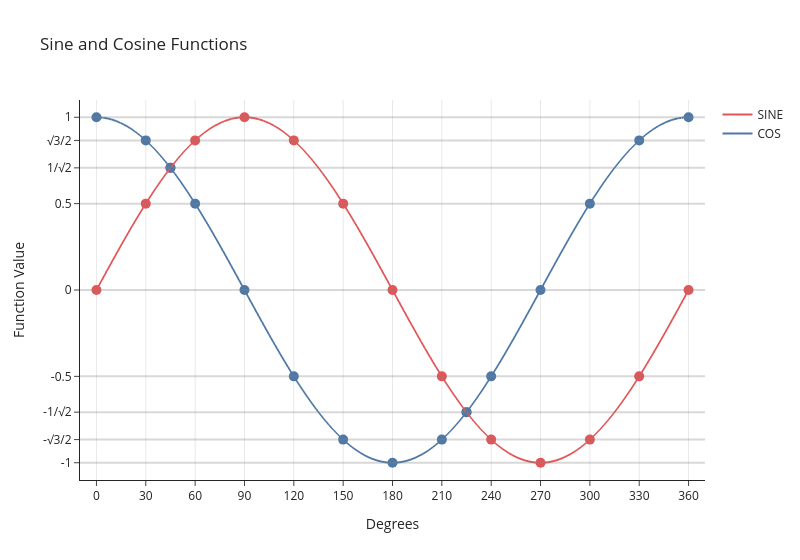

Notebook code cell kept with this figure:
### Code cell
color_cosine = '#4e79a7' #  (blue)
color_sine =   '#e15759'  # (red) 
fig = px.line(
    df,
    'X',
    ['SINE', 'COS'],
    title='Sine and Cosine Functions',
    template='simple_white',
    width=800, 
    labels={
        'X': 'Degrees',
        'value': 'Function Value',
        'variable': ''
    },
    line_shape='hvh',
    color_discrete_map = {'SINE':color_sine, 'COS': color_cosine}
) 

fig.update_xaxes(
    range=[-10, 370],
    tickmode='array',
    tickvals=list(range(0, 361, 30)),
    ticktext=[str(value) for value in range(0, 361, 30)],
    showgrid=True,  # for y-axis, set showgrid to false, and use add_hline for customization
)

fig.update_yaxes(
    range=[-1.1, 1.1],
    tickmode='array',
    tickvals=[
        -1, 
        -math.sqrt(3)/2, 
        -math.sqrt(2)/2, 
        -0.5,
        0, 
        0.5, 
        math.sqrt(2)/2, 
        math.sqrt(3)/2, 
        1
    ],
    ticktext=[
        '-1', 
        '-√3/2', 
        '-1/√2',
        '-0.5',
        '0', 
        '0.5', 
        '1/√2',
        '√3/2', 
        '1'
    ],
    showgrid=False,
)

hline_args = dict(
    line_width=2,
    line_dash='solid', 
    line_color='#808080'
)
fig.add_hline(y=-1, **hline_args)
fig.add_hline(y=-math.sqrt(3)/2, **hline_args)
fig.add_hline(y=-1/math.sqrt(2), **hline_args)
fig.add_hline(y=-0.5, **hline_args)
fig.add_hline(y=0, **hline_args)
fig.add_hline(y=0.5, **hline_args)
fig.add_hline(y=1/math.sqrt(2), **hline_args)
fig.add_hline(y=math.sqrt(3)/2, **hline_args)
fig.add_hline(y=1, **hline_args)

xvals = [x for x in range(0, 390,30)] + [45, 225]
yvals_sin = [math.sin(2*math.pi*x/360) for x in xvals]
yvals_cos = [math.cos(2*math.pi*x/360) for x in xvals]

fig.add_trace(go.Scatter(
    x= xvals,
    y=yvals_sin,
    mode='markers',
    marker=dict(size=10, color = color_sine),
    showlegend=False 
    )
)

fig.add_trace(go.Scatter(
    x= xvals,
    y=yvals_cos,
    mode='markers',
    marker=dict(size=10, color = color_cosine),
    showlegend=False
    )
)

fig.show()

### Figure 1 — Plotly figure (JSON) as saved in the notebook; plotly's stock layout.template omitted (floating-point values rounded to 4 significant figures; data arrays with more than 128 entries replaced by an {"elided": "..."} marker saying what was removed)
{"data": [{"hovertemplate": "=SINE<br>Degrees=%{x}<br>Function Value=%{y}<extra></extra>", "legendgroup": "SINE", "line": {"color": "#e15759", "dash": "solid", "shape": "hvh"}, "marker": {"symbol": "circle"}, "mode": "lines", "name": "SINE", "showlegend": true, "type": "scattergl", "x": {"elided": "65536 float values"}, "xaxis": "x", "y": {"elided": "65536 float values"}, "yaxis": "y"}, {"hovertemplate": "=COS<br>Degrees=%{x}<br>Function Value=%{y}<extra></extra>", "legendgroup": "COS", "line": {"color": "#4e79a7", "dash": "solid", "shape": "hvh"}, "marker": {"symbol": "circle"}, "mode": "lines", "name": "COS", "showlegend": true, "type": "scattergl", "x": {"elided": "65536 float values"}, "xaxis": "x", "y": {"elided": "65536 float values"}, "yaxis": "y"}, {"marker": {"color": "#e15759", "size": 10}, "mode": "markers", "showlegend": false, "type": "scatter", "x": [0, 30, 60, 90, 120, 150, 180, 210, 240, 270, 300, 330, 360, 45, 225], "y": [0, 0.5, 0.866, 1, 0.866, 0.5, 1.225e-16, -0.5, -0.866, -1, -0.866, -0.5, -2.449e-16, 0.7071, -0.7071]}, {"marker": {"color": "#4e79a7", "size": 10}, "mode": "markers", "showlegend": false, "type": "scatter", "x": [0, 30, 60, 90, 120, 150, 180, 210, 240, 270, 300, 330, 360, 45, 225], "y": [1, 0.866, 0.5, 6.123e-17, -0.5, -0.866, -1, -0.866, -0.5, -1.837e-16, 0.5, 0.866, 1, 0.7071, -0.7071]}], "layout": {"legend": {"title": {"text": ""}, "tracegroupgap": 0}, "shapes": [{"line": {"color": "#808080", "dash": "solid", "width": 2}, "type": "line", "x0": 0, "x1": 1, "xref": "x domain", "y0": -1, "y1": -1, "yref": "y"}, {"line": {"color": "#808080", "dash": "solid", "width": 2}, "type": "line", "x0": 0, "x1": 1, "xref": "x domain", "y0": -0.866, "y1": -0.866, "yref": "y"}, {"line": {"color": "#808080", "dash": "solid", "width": 2}, "type": "line", "x0": 0, "x1": 1, "xref": "x domain", "y0": -0.7071, "y1": -0.7071, "yref": "y"}, {"line": {"color": "#808080", "dash": "solid", "width": 2}, "type": "line", "x0": 0, "x1": 1, "xref": "x domain", "y0": -0.5, "y1": -0.5, "yref": "y"}, {"line": {"color": "#808080", "dash": "solid", "width": 2}, "type": "line", "x0": 0, "x1": 1, "xref": "x domain", "y0": 0, "y1": 0, "yref": "y"}, {"line": {"color": "#808080", "dash": "solid", "width": 2}, "type": "line", "x0": 0, "x1": 1, "xref": "x domain", "y0": 0.5, "y1": 0.5, "yref": "y"}, {"line": {"color": "#808080", "dash": "solid", "width": 2}, "type": "line", "x0": 0, "x1": 1, "xref": "x domain", "y0": 0.7071, "y1": 0.7071, "yref": "y"}, {"line": {"color": "#808080", "dash": "solid", "width": 2}, "type": "line", "x0": 0, "x1": 1, "xref": "x domain", "y0": 0.866, "y1": 0.866, "yref": "y"}, {"line": {"color": "#808080", "dash": "solid", "width": 2}, "type": "line", "x0": 0, "x1": 1, "xref": "x domain", "y0": 1, "y1": 1, "yref": "y"}], "title": {"text": "Sine and Cosine Functions"}, "width": 800, "xaxis": {"anchor": "y", "domain": [0, 1], "range": [-10, 370], "showgrid": true, "tickmode": "array", "ticktext": ["0", "30", "60", "90", "120", "150", "180", "210", "240", "270", "300", "330", "360"], "tickvals": [0, 30, 60, 90, 120, 150, 180, 210, 240, 270, 300, 330, 360], "title": {"text": "Degrees"}}, "yaxis": {"anchor": "x", "domain": [0, 1], "range": [-1.1, 1.1], "showgrid": false, "tickmode": "array", "ticktext": ["-1", "-√3/2", "-1/√2", "-0.5", "0", "0.5", "1/√2", "√3/2", "1"], "tickvals": [-1, -0.866, -0.7071, -0.5, 0, 0.5, 0.7071, 0.866, 1], "title": {"text": "Function Value"}}}}
